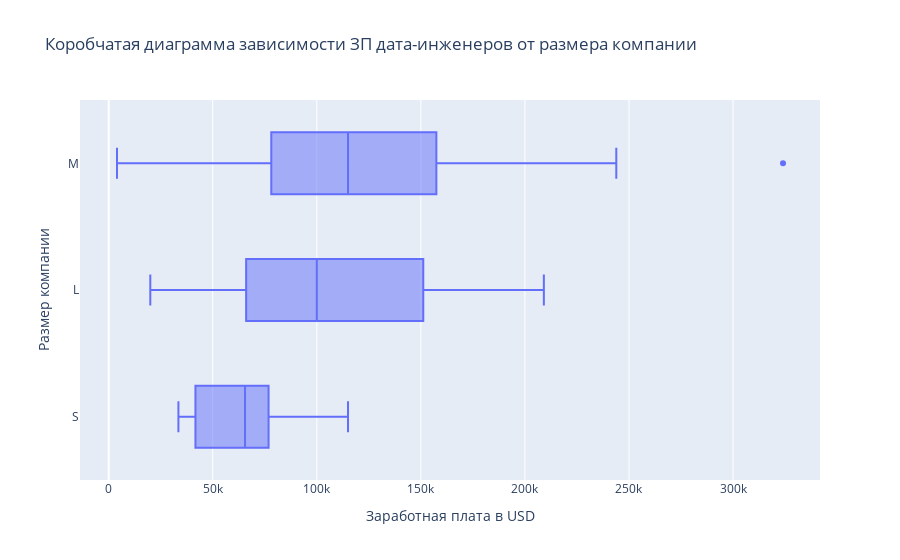

The notebook cell this image was saved under:
### Code cell
# ЗП дата-инженеров

fig7 = px.box(
    data_frame=data_engineer_mask,
    x = 'salary_in_usd',
    y = 'company_size',
    title='Коробчатая диаграмма зависимости ЗП дата-инженеров от размера компании',
    labels={'company_size':'Размер компании',
            'salary_in_usd':'Заработная плата в USD'}
)

fig7

### Figure 1 — Plotly figure (JSON) as saved in the notebook; plotly's stock layout.template omitted (floating-point values rounded to 4 significant figures; data arrays with more than 128 entries replaced by an {"elided": "..."} marker saying what was removed)
{"data": [{"alignmentgroup": "True", "hovertemplate": "Заработная плата в USD=%{x}<br>Размер компании=%{y}<extra></extra>", "legendgroup": "", "marker": {"color": "#636efa"}, "name": "", "notched": false, "offsetgroup": "", "orientation": "h", "showlegend": false, "type": "box", "x": {"elided": "132 int values"}, "x0": " ", "xaxis": "x", "y": {"elided": "132 str values"}, "y0": " ", "yaxis": "y"}], "layout": {"boxmode": "group", "legend": {"tracegroupgap": 0}, "title": {"text": "Коробчатая диаграмма зависимости ЗП дата-инженеров от размера компании"}, "xaxis": {"anchor": "y", "domain": [0, 1], "title": {"text": "Заработная плата в USD"}}, "yaxis": {"anchor": "x", "domain": [0, 1], "title": {"text": "Размер компании"}}}}
